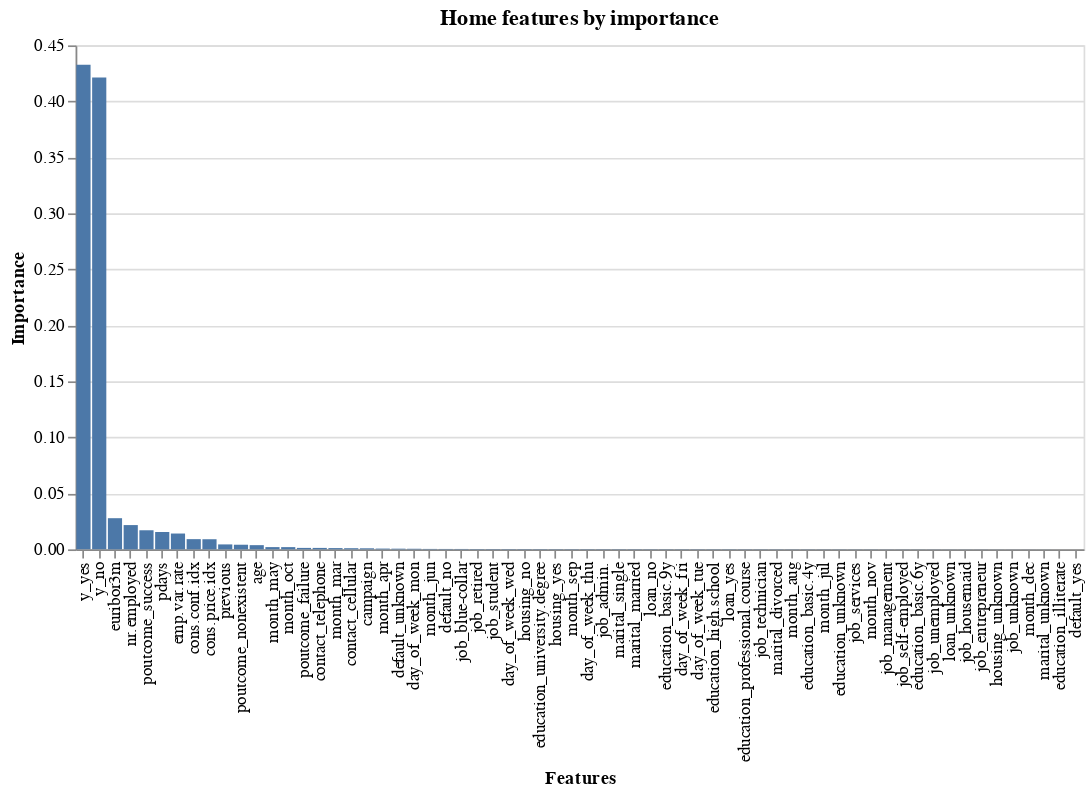

The cell this chart's notebook holds for it:
### Code cell
from sklearn.ensemble import RandomForestClassifier
import altair as alt
from sklearn.model_selection import train_test_split


url = 'https://raw.githubusercontent.com/byui-cse/cse450-course/master/data/bank.csv'

import pandas as pd

dat = pd.read_csv(url)

classifier = RandomForestClassifier(max_depth=12)

X = dat
y = dat['y']


# print(X.head())
X = pd.get_dummies(X)
y = pd.get_dummies(y)

x_train, x_test, y_train, y_test = train_test_split(X, y, test_size = .008, random_state = 190)

classifier.fit(x_train, y_train)

feature_df = pd.DataFrame({'features':X.columns, 'importance':classifier.feature_importances_})


key_features_chart = (alt.Chart(feature_df).encode(
   x= alt.X("features", title = "Features", sort='-y'),
   y=  alt.Y("importance", title = "Importance")
).properties(width=600,title="Home features by importance")
.mark_bar()
)
key_features_chart

### Figure 1 — Vega-Lite specification as saved in the notebook (floating-point values rounded to 4 significant figures)
{"config": {"view": {"continuousWidth": 400, "continuousHeight": 300}}, "data": {"name": "data-37ac2c9fe3be9938fd1bd688b178b754"}, "mark": "bar", "encoding": {"x": {"field": "features", "sort": "-y", "title": "Features", "type": "nominal"}, "y": {"field": "importance", "title": "Importance", "type": "quantitative"}}, "title": "Home features by importance", "width": 600, "$schema": "https://vega.github.io/schema/vega-lite/v4.17.0.json", "datasets": {"data-37ac2c9fe3be9938fd1bd688b178b754": [{"features": "age", "importance": 0.003759}, {"features": "campaign", "importance": 0.0009474}, {"features": "pdays", "importance": 0.01551}, {"features": "previous", "importance": 0.004421}, {"features": "emp.var.rate", "importance": 0.01414}, {"features": "cons.price.idx", "importance": 0.009037}, {"features": "cons.conf.idx", "importance": 0.009125}, {"features": "euribor3m", "importance": 0.02782}, {"features": "nr.employed", "importance": 0.02168}, {"features": "job_admin.", "importance": 0.000251}, {"features": "job_blue-collar", "importance": 0.0003578}, {"features": "job_entrepreneur", "importance": 8.748e-05}, {"features": "job_housemaid", "importance": 8.828e-05}, {"features": "job_management", "importance": 0.0001167}, {"features": "job_retired", "importance": 0.0003287}, {"features": "job_self-employed", "importance": 0.0001141}, {"features": "job_services", "importance": 0.0001291}, {"features": "job_student", "importance": 0.0003186}, {"features": "job_technician", "importance": 0.0001833}, {"features": "job_unemployed", "importance": 0.0001001}, {"features": "job_unknown", "importance": 7.243e-05}, {"features": "marital_divorced", "importance": 0.0001801}, {"features": "marital_married", "importance": 0.0002388}, {"features": "marital_single", "importance": 0.0002457}, {"features": "marital_unknown", "importance": 4.542e-05}, {"features": "education_basic.4y", "importance": 0.0001665}, {"features": "education_basic.6y", "importance": 0.0001049}, {"features": "education_basic.9y", "importance": 0.0002166}, {"features": "education_high.school", "importance": 0.0002084}, {"features": "education_illiterate", "importance": 1.479e-05}, {"features": "education_professional.course", "importance": 0.0001913}, {"features": "education_university.degree", "importance": 0.0002853}, {"features": "education_unknown", "importance": 0.0001491}, {"features": "default_no", "importance": 0.0003633}, {"features": "default_unknown", "importance": 0.0006087}, {"features": "default_yes", "importance": 0.0}, {"features": "housing_no", "importance": 0.0002883}, {"features": "housing_unknown", "importance": 8.36e-05}, {"features": "housing_yes", "importance": 0.0002657}, {"features": "loan_no", "importance": 0.0002232}, {"features": "loan_unknown", "importance": 8.901e-05}, {"features": "loan_yes", "importance": 0.0002079}, {"features": "contact_cellular", "importance": 0.001032}, {"features": "contact_telephone", "importance": 0.001295}, {"features": "month_apr", "importance": 0.0006951}, {"features": "month_aug", "importance": 0.0001676}, {"features": "month_dec", "importance": 5.937e-05}, {"features": "month_jul", "importance": 0.0001525}, {"features": "month_jun", "importance": 0.0003905}, {"features": "month_mar", "importance": 0.001137}, {"features": "month_may", "importance": 0.002017}, {"features": "month_nov", "importance": 0.0001289}, {"features": "month_oct", "importance": 0.002001}, {"features": "month_sep", "importance": 0.0002622}, {"features": "day_of_week_fri", "importance": 0.0002153}, {"features": "day_of_week_mon", "importance": 0.000533}, {"features": "day_of_week_thu", "importance": 0.000259}, {"features": "day_of_week_tue", "importance": 0.0002126}, {"features": "day_of_week_wed", "importance": 0.0003009}, {"features": "poutcome_failure", "importance": 0.001302}, {"features": "poutcome_nonexistent", "importance": 0.004136}, {"features": "poutcome_success", "importance": 0.01705}, {"features": "y_no", "importance": 0.4213}, {"features": "y_yes", "importance": 0.4326}]}}
